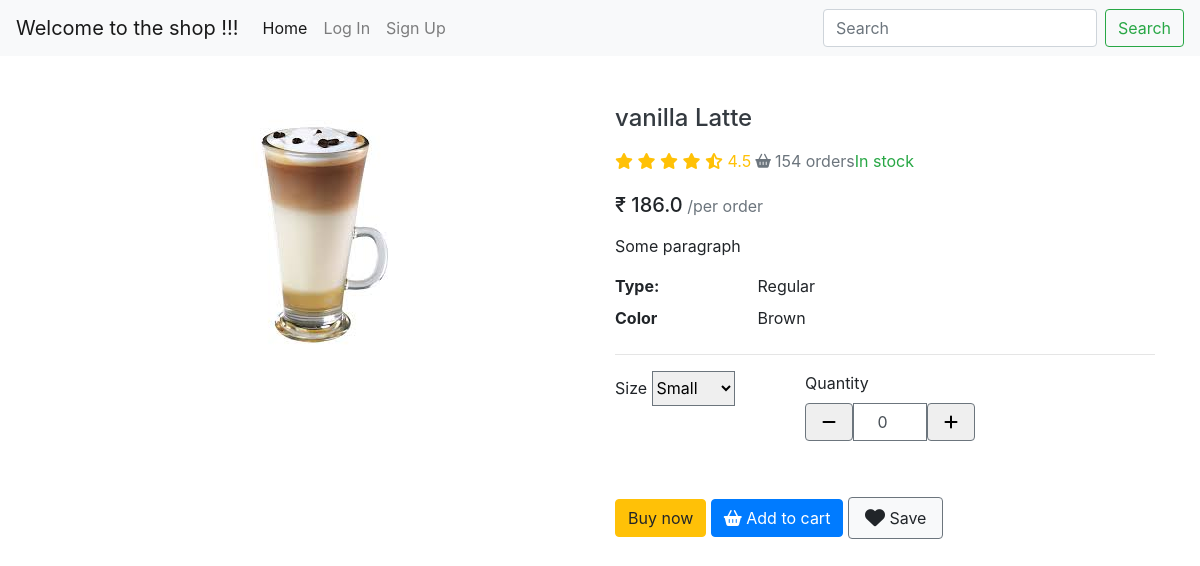
Page /coffee/4 on the committed database.
### BrewHaven/models.py (models this page shows)
class Coffee(models.Model):
     name = models.CharField(max_length = 255)
     price = models.FloatField()
     quantity = models.IntegerField()
     img = models.ImageField(upload_to="coffees/", null=True)

### BrewHaven/views.py (the view)
# urls.py: path('coffee/<int:pk>', views.ProdDetails.as_view(), name="coffee_details" ),
class ProdDetails(DetailView):
    queryset = Coffee.objects.all()
    template_name = 'prod_details.html'
    def get_context_data(self, *args, **kwargs):
        context = super(ProdDetails, self).get_context_data(*args, **kwargs)
        return context

### BrewHaven/templates/prod_details.html (shortened to what this page needs)
{% extends 'base.html' %}
{% block content %}
<section class="py-5">
    <div class="container">
      <div class="row gx-5">
        <aside class="col-lg-6">
          <div class=" rounded-4 mb-3 d-flex justify-content-center">
            <a data-fslightbox="mygalley" class="rounded-4" target="_blank" data-type="image" href="/{{ coffee.img }}">
              <img style="max-width: 100%; max-height: 100vh; margin: auto;" class="rounded-4 fit" src="/{{ coffee.img }}" />
            </a>
          </div>
        </aside>
        <main class="col-lg-6">
          <div class="ps-lg-3">
            <h4 class="title text-dark">
                {{coffee.name}}
            </h4>
            <div class="d-flex flex-row my-3">
              <div class="text-warning mb-1 me-2">
                <i class="fa fa-star"></i>
                <i class="fa fa-star"></i>
                <i class="fa fa-star"></i>
                <i class="fa fa-star"></i>
                <i class="fas fa-star-half-alt"></i>
                <span class="ms-1">
                  4.5
                </span>
              </div>
              <span class="text-muted"><i class="fas fa-shopping-basket fa-sm mx-1"></i>154 orders</span>
              <span class="text-success ms-2">In stock</span>
            </div>
            <div class="mb-3">
              <span class="h5">&#8377; {{coffee.price}}</span>
              <span class="text-muted">/per order</span>
            </div>
            <p>
              Some paragraph
            </p>
            <div class="row">
              <dt class="col-3">Type:</dt>
              <dd class="col-9">Regular</dd>
              <dt class="col-3">Color</dt>
              <dd class="col-9">Brown</dd>
            </div>
            <hr />
            <div class="row mb-4">
              <div class="col-md-4 col-6">
                <label class="mb-2">Size</label>
                <select class="form-select border border-secondary" style="height: 35px;">
                  <option>Small</option>
                </select>
              </div>
              <div class="col-md-4 col-6 mb-3">
                <label class="mb-2 d-block">Quantity</label>
                <div class="input-group mb-3" style="width: 170px;">
                  <button class="btn btn-white border border-secondary px-3" type="button" id="button-addon1" data-mdb-ripple-color="dark">
                    <i class="fas fa-minus"></i>
                  </button>
                  <input id = "q_value" type="number" class="form-control text-center border border-secondary" value="0" aria-label="Example text with button addon" aria-describedby="button-addon1" />
                  <button class="btn btn-white border border-secondary px-3" type="button" id="button-addon2" data-mdb-ripple-color="dark">
                    <i class="fas fa-plus"></i>
                  </button>
                </div>
              </div>
            </div>
            <a href="#" class="btn btn-warning shadow-0"> Buy now </a>
            <a href="#" class="btn btn-primary shadow-0"> <i class="me-1 fa fa-shopping-basket"></i> Add to cart </a>
            <a href="#" class="btn btn-light border border-secondary py-2 icon-hover px-3"> <i class="me-1 fa fa-heart fa-lg"></i> Save </a>
          </div>
        </main>
      </div>
    </div>
  </section>
{% endblock %}

### rows in the picture
Coffee: img (picture), name "vanilla Latte", price "186.0"
